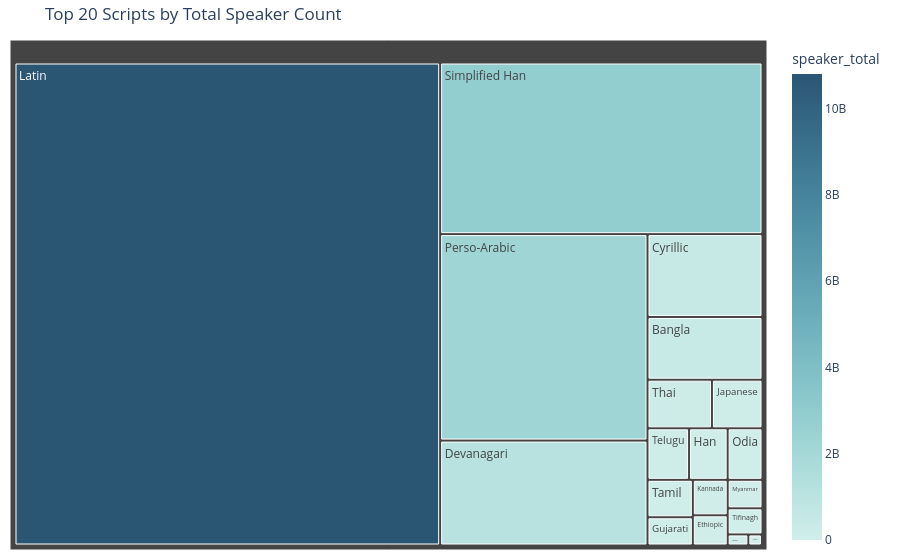

The code cell stored with this chart in its notebook:
### Markdown cell above
## 5 · Treemap — scripts weighted by speakers

### Code cell
weighted = script_df[script_df["speaker_total"] > 0].head(20)

fig2 = px.treemap(
    weighted,
    path=["script"],
    values="speaker_total",
    title="Top 20 Scripts by Total Speaker Count",
    color="speaker_total",
    color_continuous_scale="Teal",
)
fig2.update_layout(margin=dict(l=10, r=10, t=40, b=10))
fig2.show()

### Figure 1 — Plotly figure (JSON) as saved in the notebook; plotly's stock layout.template omitted (floating-point values rounded to 4 significant figures)
{"data": [{"branchvalues": "total", "customdata": [[10800000000.0], [2248000000.0], [1142000000.0], [500300000.0], [7867000.0], [378900000.0], [55280000.0], [52140000.0], [164500000.0], [94240000.0], [346200.0], [104400000.0], [12030000.0], [67260000.0], [129100000.0], [47680000.0], [89120000.0], [112400000.0], [64930000.0], [2905000000.0]], "domain": {"x": [0, 1], "y": [0, 1]}, "hovertemplate": "labels=%{label}<br>speaker_total_sum=%{value}<br>parent=%{parent}<br>id=%{id}<br>speaker_total=%{color}<extra></extra>", "ids": ["Latin", "Perso-Arabic", "Devanagari", "Cyrillic", "Tibetan", "Bangla", "Ethiopic", "Myanmar", "Thai", "Odia", "UCAS", "Han", "Hebrew", "Gujarati", "Japanese", "Tifinagh", "Tamil", "Telugu", "Kannada", "Simplified Han"], "labels": ["Latin", "Perso-Arabic", "Devanagari", "Cyrillic", "Tibetan", "Bangla", "Ethiopic", "Myanmar", "Thai", "Odia", "UCAS", "Han", "Hebrew", "Gujarati", "Japanese", "Tifinagh", "Tamil", "Telugu", "Kannada", "Simplified Han"], "marker": {"coloraxis": "coloraxis", "colors": [10800000000.0, 2248000000.0, 1142000000.0, 500300000.0, 7867000.0, 378900000.0, 55280000.0, 52140000.0, 164500000.0, 94240000.0, 346200.0, 104400000.0, 12030000.0, 67260000.0, 129100000.0, 47680000.0, 89120000.0, 112400000.0, 64930000.0, 2905000000.0]}, "name": "", "parents": ["", "", "", "", "", "", "", "", "", "", "", "", "", "", "", "", "", "", "", ""], "type": "treemap", "values": [10800000000.0, 2248000000.0, 1142000000.0, 500300000.0, 7867000.0, 378900000.0, 55280000.0, 52140000.0, 164500000.0, 94240000.0, 346200.0, 104400000.0, 12030000.0, 67260000.0, 129100000.0, 47680000.0, 89120000.0, 112400000.0, 64930000.0, 2905000000.0]}], "layout": {"coloraxis": {"autocolorscale": false, "colorbar": {"title": {"text": "speaker_total"}}, "colorscale": [[0, "rgb(209, 238, 234)"], [0.1667, "rgb(168, 219, 217)"], [0.3333, "rgb(133, 196, 201)"], [0.5, "rgb(104, 171, 184)"], [0.6667, "rgb(79, 144, 166)"], [0.8333, "rgb(59, 115, 143)"], [1, "rgb(42, 86, 116)"]]}, "legend": {"tracegroupgap": 0}, "margin": {"b": 10, "l": 10, "r": 10, "t": 40}, "title": {"text": "Top 20 Scripts by Total Speaker Count"}}}
